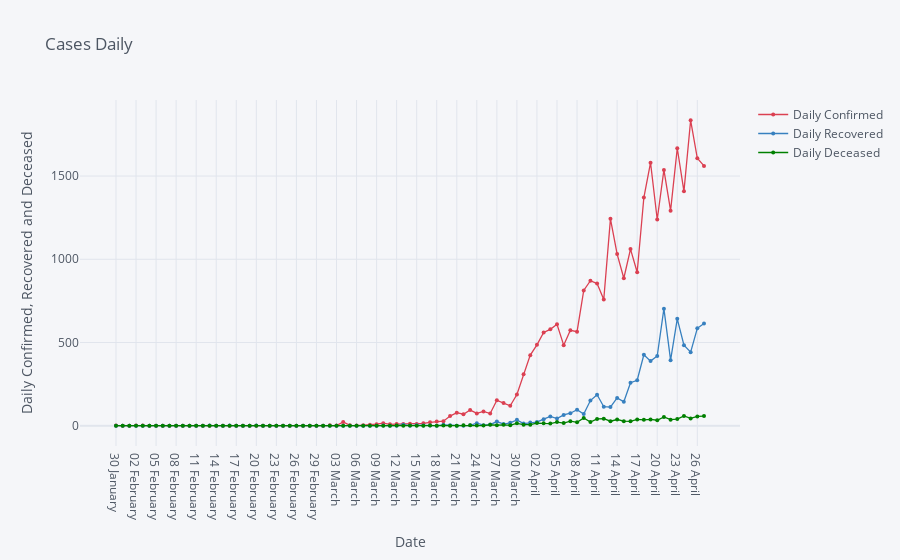

Notebook code for this chart:
### Markdown cell above
# Daily confirmed, recovered and deceased.

### Code cell
df6.iplot(kind= 'scatter', x= 'Date', y=['Daily Confirmed', 'Daily Recovered', 'Daily Deceased'], mode= 'markers+lines', title= 'Cases Daily', xTitle= 'Date', yTitle= 'Daily Confirmed, Recovered and Deceased', color= ['red', 'blue', 'green'], size= 4)

### Figure 1 — Plotly figure (JSON) as saved in the notebook; plotly's stock layout.template omitted (floating-point values rounded to 4 significant figures)
{"data": [{"line": {"color": "rgba(219, 64, 82, 1.0)", "dash": "solid", "shape": "linear", "width": 1.3}, "marker": {"size": 4, "symbol": "circle"}, "mode": "markers+lines", "name": "Daily Confirmed", "text": "", "type": "scatter", "x": ["30 January ", "31 January ", "01 February ", "02 February ", "03 February ", "04 February ", "05 February ", "06 February ", "07 February ", "08 February ", "09 February ", "10 February ", "11 February ", "12 February ", "13 February ", "14 February ", "15 February ", "16 February ", "17 February ", "18 February ", "19 February ", "20 February ", "21 February ", "22 February ", "23 February ", "24 February ", "25 February ", "26 February ", "27 February ", "28 February ", "29 February ", "01 March ", "02 March ", "03 March ", "04 March ", "05 March ", "06 March ", "07 March ", "08 March ", "09 March ", "10 March ", "11 March ", "12 March ", "13 March ", "14 March ", "15 March ", "16 March ", "17 March ", "18 March ", "19 March ", "20 March ", "21 March ", "22 March ", "23 March ", "24 March ", "25 March ", "26 March ", "27 March ", "28 March ", "29 March ", "30 March ", "31 March ", "01 April ", "02 April ", "03 April ", "04 April ", "05 April ", "06 April ", "07 April ", "08 April ", "09 April ", "10 April ", "11 April ", "12 April ", "13 April ", "14 April ", "15 April ", "16 April ", "17 April ", "18 April ", "19 April ", "20 April ", "21 April ", "22 April ", "23 April ", "24 April ", "25 April ", "26 April ", "27 April "], "y": [1, 0, 0, 1, 1, 0, 0, 0, 0, 0, 0, 0, 0, 0, 0, 0, 0, 0, 0, 0, 0, 0, 0, 0, 0, 0, 0, 0, 0, 0, 0, 0, 2, 1, 22, 2, 1, 3, 5, 9, 15, 8, 10, 10, 11, 10, 14, 20, 25, 27, 58, 78, 69, 94, 74, 86, 73, 153, 136, 120, 187, 309, 424, 486, 560, 579, 609, 484, 573, 565, 813, 871, 854, 758, 1243, 1031, 886, 1061, 922, 1371, 1580, 1239, 1537, 1292, 1667, 1408, 1835, 1607, 1561]}, {"line": {"color": "rgba(55, 128, 191, 1.0)", "dash": "solid", "shape": "linear", "width": 1.3}, "marker": {"size": 4, "symbol": "circle"}, "mode": "markers+lines", "name": "Daily Recovered", "text": "", "type": "scatter", "x": ["30 January ", "31 January ", "01 February ", "02 February ", "03 February ", "04 February ", "05 February ", "06 February ", "07 February ", "08 February ", "09 February ", "10 February ", "11 February ", "12 February ", "13 February ", "14 February ", "15 February ", "16 February ", "17 February ", "18 February ", "19 February ", "20 February ", "21 February ", "22 February ", "23 February ", "24 February ", "25 February ", "26 February ", "27 February ", "28 February ", "29 February ", "01 March ", "02 March ", "03 March ", "04 March ", "05 March ", "06 March ", "07 March ", "08 March ", "09 March ", "10 March ", "11 March ", "12 March ", "13 March ", "14 March ", "15 March ", "16 March ", "17 March ", "18 March ", "19 March ", "20 March ", "21 March ", "22 March ", "23 March ", "24 March ", "25 March ", "26 March ", "27 March ", "28 March ", "29 March ", "30 March ", "31 March ", "01 April ", "02 April ", "03 April ", "04 April ", "05 April ", "06 April ", "07 April ", "08 April ", "09 April ", "10 April ", "11 April ", "12 April ", "13 April ", "14 April ", "15 April ", "16 April ", "17 April ", "18 April ", "19 April ", "20 April ", "21 April ", "22 April ", "23 April ", "24 April ", "25 April ", "26 April ", "27 April "], "y": [0, 0, 0, 0, 0, 0, 0, 0, 0, 0, 0, 0, 0, 0, 1, 0, 0, 1, 0, 0, 0, 1, 0, 0, 0, 0, 0, 0, 0, 0, 0, 0, 0, 0, 0, 0, 0, 0, 0, 0, 1, 0, 0, 6, 0, 3, 1, 1, 0, 5, 3, 0, 0, 2, 15, 3, 7, 25, 10, 17, 35, 13, 19, 22, 39, 56, 43, 65, 75, 96, 70, 151, 186, 114, 112, 167, 144, 258, 273, 426, 388, 419, 703, 394, 642, 484, 442, 585, 614]}, {"line": {"color": "rgba(0, 128, 0, 1.0)", "dash": "solid", "shape": "linear", "width": 1.3}, "marker": {"size": 4, "symbol": "circle"}, "mode": "markers+lines", "name": "Daily Deceased", "text": "", "type": "scatter", "x": ["30 January ", "31 January ", "01 February ", "02 February ", "03 February ", "04 February ", "05 February ", "06 February ", "07 February ", "08 February ", "09 February ", "10 February ", "11 February ", "12 February ", "13 February ", "14 February ", "15 February ", "16 February ", "17 February ", "18 February ", "19 February ", "20 February ", "21 February ", "22 February ", "23 February ", "24 February ", "25 February ", "26 February ", "27 February ", "28 February ", "29 February ", "01 March ", "02 March ", "03 March ", "04 March ", "05 March ", "06 March ", "07 March ", "08 March ", "09 March ", "10 March ", "11 March ", "12 March ", "13 March ", "14 March ", "15 March ", "16 March ", "17 March ", "18 March ", "19 March ", "20 March ", "21 March ", "22 March ", "23 March ", "24 March ", "25 March ", "26 March ", "27 March ", "28 March ", "29 March ", "30 March ", "31 March ", "01 April ", "02 April ", "03 April ", "04 April ", "05 April ", "06 April ", "07 April ", "08 April ", "09 April ", "10 April ", "11 April ", "12 April ", "13 April ", "14 April ", "15 April ", "16 April ", "17 April ", "18 April ", "19 April ", "20 April ", "21 April ", "22 April ", "23 April ", "24 April ", "25 April ", "26 April ", "27 April "], "y": [0, 0, 0, 0, 0, 0, 0, 0, 0, 0, 0, 0, 0, 0, 0, 0, 0, 0, 0, 0, 0, 0, 0, 0, 0, 0, 0, 0, 0, 0, 0, 0, 0, 0, 0, 0, 0, 0, 0, 0, 0, 0, 1, 0, 1, 0, 0, 1, 0, 1, 0, 0, 3, 2, 1, 1, 5, 3, 5, 3, 14, 6, 6, 16, 14, 13, 22, 16, 27, 20, 46, 22, 41, 42, 27, 37, 27, 26, 38, 35, 38, 33, 53, 36, 40, 59, 44, 56, 58]}], "layout": {"legend": {"bgcolor": "#F5F6F9", "font": {"color": "#4D5663"}}, "paper_bgcolor": "#F5F6F9", "plot_bgcolor": "#F5F6F9", "title": {"font": {"color": "#4D5663"}, "text": "Cases Daily"}, "xaxis": {"gridcolor": "#E1E5ED", "showgrid": true, "tickfont": {"color": "#4D5663"}, "title": {"font": {"color": "#4D5663"}, "text": "Date"}, "zerolinecolor": "#E1E5ED"}, "yaxis": {"gridcolor": "#E1E5ED", "showgrid": true, "tickfont": {"color": "#4D5663"}, "title": {"font": {"color": "#4D5663"}, "text": "Daily Confirmed, Recovered and Deceased"}, "zerolinecolor": "#E1E5ED"}}}
